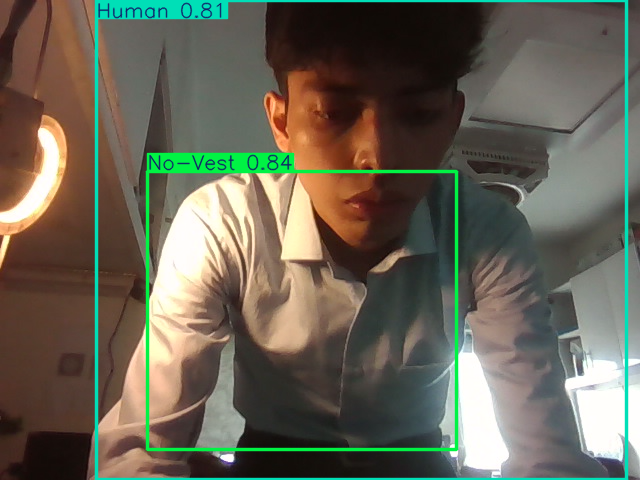

Write the Python code that produced this figure.
import cv2
from ultralytics import YOLO

# Load your YOLOv8 model (Escape the backslashes properly OR use a raw string with 'r' prefix)
model = YOLO(r"C:\Users\amirr\Desktop\ppe detection\best.pt")  

# Start capturing webcam feed
cap = cv2.VideoCapture(0)  # 0 is the default webcam

if not cap.isOpened():
    print("Cannot open camera")
    exit()

while True:
    ret, frame = cap.read()
    if not ret:
        print("Can't receive frame (stream end?). Exiting ...")
        break

    # Run YOLOv8 prediction on the frame
    results = model.predict(frame, imgsz=640, conf=0.35)

    # Visualize results on the frame
    annotated_frame = results[0].plot()

    # Display the frame
    cv2.imshow('YOLOv8 Webcam Detection', annotated_frame)

    # Exit loop on 'q' key press
    if cv2.waitKey(1) & 0xFF == ord('q'):
        break

# Release resources
cap.release()
cv2.destroyAllWindows()
